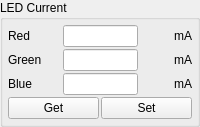
             <widget class="QGroupBox" name="groupBox_LEDCurrent">
              <property name="sizePolicy">
               <sizepolicy hsizetype="Preferred" vsizetype="Minimum">
                <horstretch>0</horstretch>
                <verstretch>0</verstretch>
               </sizepolicy>
              </property>
              <property name="toolTip">
               <string/>
              </property>
              <property name="title">
               <string>LED Current</string>
              </property>
              <layout class="QVBoxLayout" name="verticalLayout_5">
               <property name="spacing">
                <number>2</number>
               </property>
               <property name="leftMargin">
                <number>5</number>
               </property>
               <property name="topMargin">
                <number>5</number>
               </property>
               <property name="rightMargin">
                <number>5</number>
               </property>
               <property name="bottomMargin">
                <number>5</number>
               </property>
               <item>
                <layout class="QGridLayout" name="gridLayout_27">
                 <property name="spacing">
                  <number>2</number>
                 </property>
                 <item row="1" column="1">
                  <widget class="QLineEdit" name="LEDCurGreen">
                   <property name="sizePolicy">
                    <sizepolicy hsizetype="MinimumExpanding" vsizetype="Fixed">
                     <horstretch>0</horstretch>
                     <verstretch>0</verstretch>
                    </sizepolicy>
                   </property>
                   <property name="maximumSize">
                    <size>
                     <width>75</width>
                     <height>16777215</height>
                    </size>
                   </property>
                   <property name="toolTip">
                    <string>&lt;html&gt;&lt;head/&gt;&lt;body&gt;&lt;p&gt;LCr without active cooling: 1 - 274&lt;/p&gt;&lt;p&gt;LCr with active cooling: 1 - 758&lt;/p&gt;&lt;/body&gt;&lt;/html&gt;</string>
                   </property>
                   <property name="alignment">
                    <set>Qt::AlignRight|Qt::AlignTrailing|Qt::AlignVCenter</set>
                   </property>
                  </widget>
                 </item>
                 <item row="2" column="1">
                  <widget class="QLineEdit" name="LEDCurBlue">
                   <property name="sizePolicy">
                    <sizepolicy hsizetype="MinimumExpanding" vsizetype="Fixed">
                     <horstretch>0</horstretch>
                     <verstretch>0</verstretch>
                    </sizepolicy>
                   </property>
                   <property name="maximumSize">
                    <size>
                     <width>75</width>
                     <height>16777215</height>
                    </size>
                   </property>
                   <property name="toolTip">
                    <string>&lt;html&gt;&lt;head/&gt;&lt;body&gt;&lt;p&gt;LCr without active cooling: 1 - 274&lt;/p&gt;&lt;p&gt;LCr with active cooling: 1 - 758&lt;/p&gt;&lt;/body&gt;&lt;/html&gt;</string>
                   </property>
                   <property name="alignment">
                    <set>Qt::AlignRight|Qt::AlignTrailing|Qt::AlignVCenter</set>
                   </property>
                  </widget>
                 </item>
                 <item row="2" column="0">
                  <widget class="QLabel" name="LEDBlueLable">
                   <property name="text">
                    <string>Blue</string>
                   </property>
                  </widget>
                 </item>
                 <item row="0" column="1">
                  <widget class="QLineEdit" name="LEDCurRed">
                   <property name="sizePolicy">
                    <sizepolicy hsizetype="Fixed" vsizetype="Fixed">
                     <horstretch>0</horstretch>
                     <verstretch>0</verstretch>
                    </sizepolicy>
                   </property>
                   <property name="maximumSize">
                    <size>
                     <width>75</width>
                     <height>16777215</height>
                    </size>
                   </property>
                   <property name="font">
                    <font>
                     <weight>50</weight>
                     <bold>false</bold>
                    </font>
                   </property>
                   <property name="toolTip">
                    <string>&lt;html&gt;&lt;head/&gt;&lt;body&gt;&lt;p&gt;LCr without active cooling: 1 - 274&lt;/p&gt;&lt;p&gt;LCr with active cooling: 1 - 758&lt;/p&gt;&lt;/body&gt;&lt;/html&gt;</string>
                   </property>
                   <property name="alignment">
                    <set>Qt::AlignRight|Qt::AlignTrailing|Qt::AlignVCenter</set>
                   </property>
                  </widget>
                 </item>
                 <item row="1" column="0">
                  <widget class="QLabel" name="LEDGreenLabel">
                   <property name="text">
                    <string>Green</string>
                   </property>
                  </widget>
                 </item>
                 <item row="0" column="0">
                  <widget class="QLabel" name="LEDRedLabel">
                   <property name="text">
                    <string>Red</string>
                   </property>
                  </widget>
                 </item>
                 <item row="0" column="2" alignment="Qt::AlignRight">
                  <widget class="QLabel" name="label_LEDRedCurrent">
                   <property name="minimumSize">
                    <size>
                     <width>50</width>
                     <height>0</height>
                    </size>
                   </property>
                   <property name="layoutDirection">
                    <enum>Qt::LeftToRight</enum>
                   </property>
                   <property name="text">
                    <string>mA</string>
                   </property>
                   <property name="alignment">
                    <set>Qt::AlignRight|Qt::AlignTrailing|Qt::AlignVCenter</set>
                   </property>
                  </widget>
                 </item>
                 <item row="1" column="2" alignment="Qt::AlignRight">
                  <widget class="QLabel" name="label_LEDGreenCurrent">
                   <property name="text">
                    <string>mA</string>
                   </property>
                   <property name="alignment">
                    <set>Qt::AlignRight|Qt::AlignTrailing|Qt::AlignVCenter</set>
                   </property>
                  </widget>
                 </item>
                 <item row="2" column="2" alignment="Qt::AlignRight">
                  <widget class="QLabel" name="label_LEDBlueCurrent">
                   <property name="sizePolicy">
                    <sizepolicy hsizetype="Fixed" vsizetype="Preferred">
                     <horstretch>0</horstretch>
                     <verstretch>0</verstretch>
                    </sizepolicy>
                   </property>
                   <property name="text">
                    <string>mA</string>
                   </property>
                   <property name="alignment">
                    <set>Qt::AlignRight|Qt::AlignTrailing|Qt::AlignVCenter</set>
                   </property>
                  </widget>
                 </item>
                </layout>
               </item>
               <item>
                <spacer name="verticalSpacer_5">
                 <property name="orientation">
                  <enum>Qt::Vertical</enum>
                 </property>
                 <property name="sizeType">
                  <enum>QSizePolicy::MinimumExpanding</enum>
                 </property>
                 <property name="sizeHint" stdset="0">
                  <size>
                   <width>20</width>
                   <height>0</height>
                  </size>
                 </property>
                </spacer>
               </item>
               <item>
                <layout class="QHBoxLayout" name="horizontalLayout_4">
                 <property name="spacing">
                  <number>2</number>
                 </property>
                 <item>
                  <widget class="QPushButton" name="LEDCurGet">
                   <property name="text">
                    <string>Get</string>
                   </property>
                  </widget>
                 </item>
                 <item>
                  <widget class="QPushButton" name="LEDCurSet">
                   <property name="text">
                    <string>Set</string>
                   </property>
                  </widget>
                 </item>
                </layout>
               </item>
              </layout>
             </widget>
